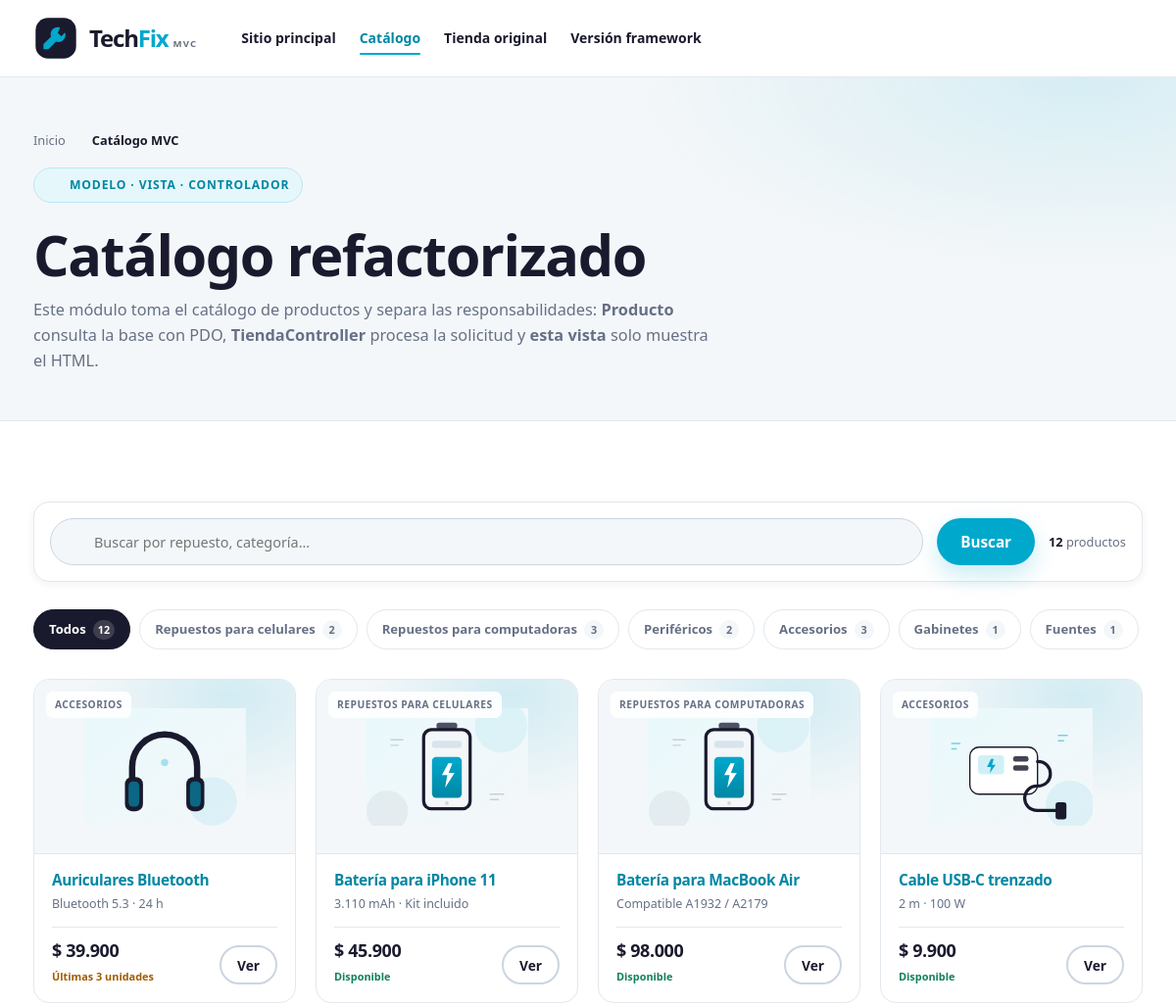
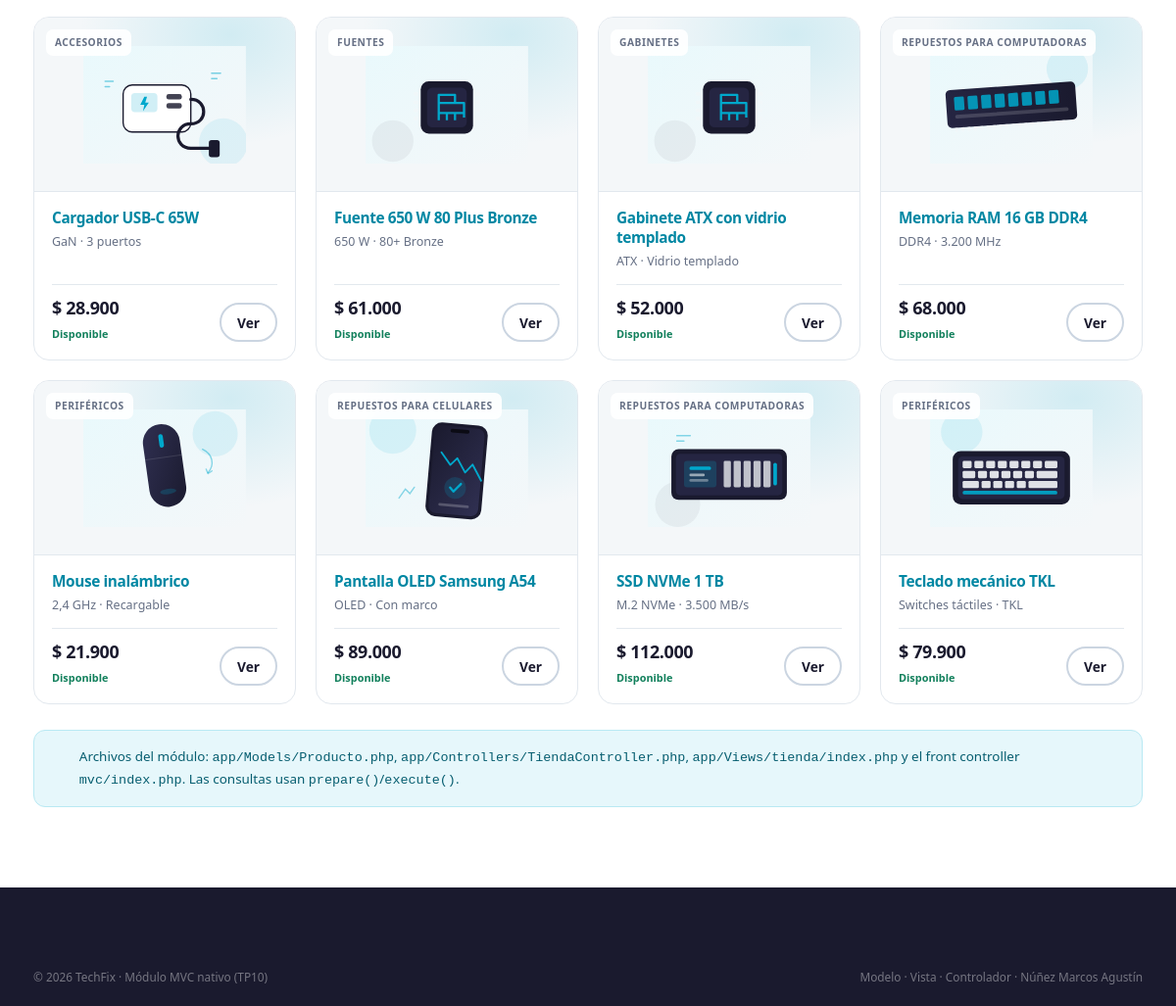
The page /mvc/index.php on the database its author committed (2 pictures, top to bottom).
### tables this page shows
CREATE TABLE categorias_producto (
    id          INT UNSIGNED AUTO_INCREMENT PRIMARY KEY,
    nombre      VARCHAR(80) NOT NULL,
    slug        VARCHAR(100) NOT NULL UNIQUE,
    descripcion VARCHAR(255) NULL,
    created_at  TIMESTAMP NOT NULL DEFAULT CURRENT_TIMESTAMP,
    updated_at  TIMESTAMP NOT NULL DEFAULT CURRENT_TIMESTAMP ON UPDATE CURRENT_TIMESTAMP
);

CREATE TABLE productos (
    id                INT UNSIGNED AUTO_INCREMENT PRIMARY KEY,
    categoria_id      INT UNSIGNED NOT NULL,
    nombre            VARCHAR(120) NOT NULL,
    descripcion       TEXT NULL,
    descripcion_corta VARCHAR(180) NULL,
    precio            DECIMAL(10, 2) NOT NULL DEFAULT 0.00,
    stock             INT NOT NULL DEFAULT 0,
    imagen            VARCHAR(120) NOT NULL DEFAULT 'producto-generico.svg',
    activo            TINYINT(1) NOT NULL DEFAULT 1,
    created_at        TIMESTAMP NOT NULL DEFAULT CURRENT_TIMESTAMP,
    updated_at        TIMESTAMP NOT NULL DEFAULT CURRENT_TIMESTAMP ON UPDATE CURRENT_TIMESTAMP,
    CONSTRAINT fk_productos_categoria
        FOREIGN KEY (categoria_id) REFERENCES categorias_producto (id)
        ON UPDATE CASCADE ON DELETE RESTRICT,
    INDEX idx_productos_categoria_activo (categoria_id, activo),
    INDEX idx_productos_nombre (nombre),
    INDEX idx_productos_precio (precio)
);

### app/Core/View.php (called while the page is built, shortened)
<?php
class View
{
    private string $directorio;
    public function __construct(string $directorio)
    {
        $this->directorio = rtrim($directorio, '/');
    }
    public function render(string $vista, array $datos = [], ?string $layout = 'layouts/app'): string
    {
        $archivo = $this->directorio . '/' . $vista . '.php';
        extract($datos, EXTR_SKIP);
        require $archivo;
        return (string) ob_get_clean();
    }
}

### app/Controllers/Controlador.php (called while the page is built, shortened)
<?php
abstract class Controlador
{
    protected View $vista;
    public function __construct(View $vista)
    {
        $this->vista = $vista;
    }
    protected function render(string $vista, array $datos = [], ?string $layout = 'layouts/app'): string
    {
        return $this->vista->render($vista, $datos, $layout);
    }
}

### includes/funciones.php (called while the page is built, shortened)
<?php
function url(string $ruta = ''): string
{
    $base = defined('BASE_URL') ? BASE_URL : '/';
    return $base . ltrim($ruta, '/');
}

### app/Views/helpers.php (called while the page is built, shortened)
<?php
function h(mixed $valor): string
{
    return htmlspecialchars((string) ($valor ?? ''), ENT_QUOTES | ENT_SUBSTITUTE, 'UTF-8');
}
function money(float|int|string|null $valor): string
{
    return '$ ' . number_format((float) $valor, 0, ',', '.');
}
function mvc_url(string $accion = 'index', array $parametros = []): string
{
    $query = array_merge(['accion' => $accion], $parametros);
    return url('mvc/index.php?' . http_build_query($query));
}
function stock_clase(int $stock): string
{
    return $stock <= 3 ? 'product-card__stock--low' : '';
}
function stock_texto(int $stock): string
{
    return $stock <= 3 ? 'Últimas ' . $stock . ' unidades' : 'Disponible';
}

### app/Models/Modelo.php (called while the page is built, shortened)
<?php
abstract class Modelo
{
    protected PDO $pdo;
    public function __construct(PDO $pdo)
    {
        $this->pdo = $pdo;
    }
    protected function ejecutar(string $sql, array $parametros = []): \PDOStatement
    {
        $stmt = $this->pdo->prepare($sql);
        $stmt->execute($parametros);
        return $stmt;
    }
}

### app/Models/Producto.php (called while the page is built, shortened)
<?php
class Producto extends Modelo
{
    public function categorias(): array
    {
        return $this->ejecutar(
            "SELECT c.id, c.nombre, c.slug, COUNT(p.id) AS total
             FROM categorias_producto c
             LEFT JOIN productos p ON p.categoria_id = c.id AND p.activo = 1
             GROUP BY c.id, c.nombre, c.slug
             ORDER BY c.id"
        )->fetchAll();
    }
    public function buscar(string $texto = '', string $categoriaSlug = ''): array
    {
        $sql = "SELECT p.id, p.nombre, p.descripcion, p.descripcion_corta,
                       p.precio, p.stock, p.imagen,
                       c.nombre AS categoria, c.slug AS categoria_slug
                FROM productos p
                INNER JOIN categorias_producto c ON c.id = p.categoria_id
                WHERE p.activo = 1";
        $parametros = [];
        $sql .= " ORDER BY p.stock > 0 DESC, p.nombre";
        return $this->ejecutar($sql, $parametros)->fetchAll();
    }
}

### app/Views/tienda/index.php (the view, shortened to what this page needs)
<section class="page-hero">
    <div class="contenedor">
        <nav class="breadcrumb" aria-label="Miga de pan">
            <a href="<?= h(url('index.php')) ?>">Inicio</a>
            <?= icono('flecha') ?>
            <span>Catálogo MVC</span>
        </nav>
        <span class="eyebrow"><?= icono('panel') ?> Modelo · Vista · Controlador</span>
        <h1>Catálogo refactorizado</h1>
        <p>
            Este módulo toma el catálogo de productos y separa las responsabilidades:
            <strong>Producto</strong> consulta la base con PDO,
            <strong>TiendaController</strong> procesa la solicitud y
            <strong>esta vista</strong> solo muestra el HTML.
        </p>
    </div>
</section>
<section class="section">
    <div class="contenedor">
        <form class="shop-toolbar" method="get" action="<?= h(url('mvc/index.php')) ?>" role="search">
            <div class="shop-search">
                <?= icono('buscar') ?>
                <input type="search" id="q" name="q" value="<?= h($busqueda) ?>"
                       maxlength="60" placeholder="Buscar por repuesto, categoría…" autocomplete="off">
            </div>
            <button class="btn btn--primary" type="submit">Buscar</button>
            <div class="shop-meta">
                <span><strong><?= (int) $total ?></strong> productos</span>
            </div>
        </form>
        <div class="filters" role="navigation" aria-label="Filtrar por categoría">
            <a class="filter<?= $categoria === '' ? ' active' : '' ?>"
               href="<?= h(mvc_url('index', $busqueda !== '' ? ['q' => $busqueda] : [])) ?>">
                Todos <span class="filter__count"><?= array_sum(array_column($categorias, 'total')) ?></span>
            </a>
            <?php foreach ($categorias as $cat): ?>
                <a class="filter<?= $categoria === $cat['slug'] ? ' active' : '' ?>"
                   href="<?= h(mvc_url('index', array_filter(['categoria' => $cat['slug'], 'q' => $busqueda]))) ?>">
                    <?= h($cat['nombre']) ?> <span class="filter__count"><?= (int) $cat['total'] ?></span>
                </a>
            <?php endforeach; ?>
        </div>
        <?php if ($productos): ?>
            <div class="grid-4">
                <?php foreach ($productos as $producto): ?>
                    <article class="product-card">
                        <div class="product-card__media">
                            <span class="product-card__badge"><?= h($producto['categoria']) ?></span>
                            <img src="<?= h(url('assets/img/' . $producto['imagen'])) ?>"
                                 alt="<?= h($producto['nombre']) ?>" loading="lazy">
                        </div>
                        <div class="product-card__body">
                            <h3><a href="<?= h(mvc_url('ver', ['id' => (int) $producto['id']])) ?>"><?= h($producto['nombre']) ?></a></h3>
                            <p class="product-card__desc"><?= h($producto['descripcion_corta'] ?? '') ?></p>
                            <div class="product-card__foot">
                                <div>
                                    <span class="product-card__price"><?= h(money($producto['precio'])) ?></span>
                                    <span class="product-card__stock <?= h(stock_clase((int) $producto['stock'])) ?>">
                                        <?= h(stock_texto((int) $producto['stock'])) ?>
                                    </span>
                                </div>
                                <a class="btn btn--ghost btn--sm" href="<?= h(mvc_url('ver', ['id' => (int) $producto['id']])) ?>">Ver</a>
                            </div>
                        </div>
                    </article>
                <?php endforeach; ?>
            </div>
        <?php endif; ?>
        <div class="tracking-note" style="margin-top:26px">
            <?= icono('info') ?>
            <span>
                Archivos del módulo: <code>app/Models/Producto.php</code>,
                <code>app/Controllers/TiendaController.php</code>,
                <code>app/Views/tienda/index.php</code> y el front controller
                <code>mvc/index.php</code>. Las consultas usan <code>prepare()</code>/<code>execute()</code>.
            </span>
        </div>
    </div>
</section>

### rows shown on the page
categorias_producto: nombre "Repuestos para celulares", total "2"
categorias_producto: nombre "Repuestos para computadoras", total "3"
categorias_producto: nombre "Periféricos", total "2"
categorias_producto: nombre "Accesorios", total "3"
categorias_producto: nombre "Gabinetes", total "1"
categorias_producto: nombre "Fuentes", total "1"
productos: categoria.nombre "ACCESORIOS", imagen (picture), nombre "Auriculares Bluetooth", descripcion_corta "Bluetooth 5.3 · 24 h", precio "$ 39.900", stock "Últimas 3 unidades"
productos: categoria.nombre "REPUESTOS PARA CELULARES", imagen (picture), nombre "Batería para iPhone 11", descripcion_corta "3.110 mAh · Kit incluido", precio "$ 45.900", stock "Disponible"
productos: categoria.nombre "REPUESTOS PARA COMPUTADORAS", imagen (picture), nombre "Batería para MacBook Air", descripcion_corta "Compatible A1932 / A2179", precio "$ 98.000", stock "Disponible"
productos: categoria.nombre "ACCESORIOS", imagen (picture), nombre "Cable USB-C trenzado", descripcion_corta "2 m · 100 W", precio "$ 9.900", stock "Disponible"
productos: categoria.nombre "ACCESORIOS", imagen (picture), nombre "Cargador USB-C 65W", descripcion_corta "GaN · 3 puertos", precio "$ 28.900", stock "Disponible"
productos: categoria.nombre "FUENTES", imagen (picture), nombre "Fuente 650 W 80 Plus Bronze", descripcion_corta "650 W · 80+ Bronze", precio "$ 61.000", stock "Disponible"
productos: categoria.nombre "GABINETES", imagen (picture), nombre "Gabinete ATX con vidrio templado", descripcion_corta "ATX · Vidrio templado", precio "$ 52.000", stock "Disponible"
productos: categoria.nombre "REPUESTOS PARA COMPUTADORAS", imagen (picture), nombre "Memoria RAM 16 GB DDR4", descripcion_corta "DDR4 · 3.200 MHz", precio "$ 68.000", stock "Disponible"
productos: categoria.nombre "PERIFÉRICOS", imagen (picture), nombre "Mouse inalámbrico", descripcion_corta "2,4 GHz · Recargable", precio "$ 21.900", stock "Disponible"
productos: categoria.nombre "REPUESTOS PARA CELULARES", imagen (picture), nombre "Pantalla OLED Samsung A54", descripcion_corta "OLED · Con marco", precio "$ 89.000", stock "Disponible"
productos: categoria.nombre "REPUESTOS PARA COMPUTADORAS", imagen (picture), nombre "SSD NVMe 1 TB", descripcion_corta "M.2 NVMe · 3.500 MB/s", precio "$ 112.000", stock "Disponible"
productos: categoria.nombre "PERIFÉRICOS", imagen (picture), nombre "Teclado mecánico TKL", descripcion_corta "Switches táctiles · TKL", precio "$ 79.900", stock "Disponible"

### other values the page prints
$total "12"
array_sum(array_column($categorias, 'total')) "12"
